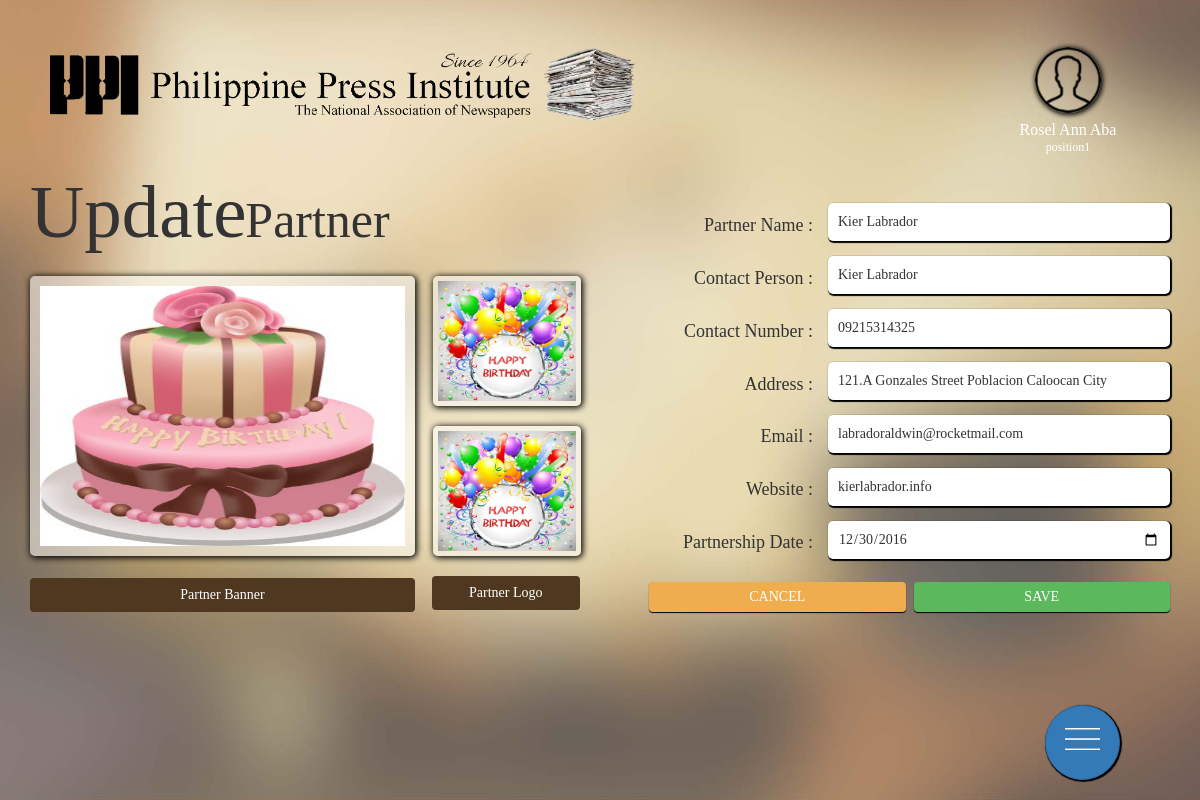
/partnerUpdate.php?id=1 (signed in), run on the app's committed database.
### tables this page shows
CREATE TABLE `tbl_partner` (
  `id` int(11) NOT NULL,
  `partner_name` mediumtext NOT NULL,
  `contact_person` mediumtext NOT NULL,
  `contact_number` varchar(15) NOT NULL,
  `address` mediumtext NOT NULL,
  `email` mediumtext NOT NULL,
  `website` mediumtext NOT NULL,
  `partnership_date` datetime NOT NULL,
  `partner_logo` longtext NOT NULL,
  `partner_banner` longtext NOT NULL,
  `date_added` timestamp NOT NULL DEFAULT CURRENT_TIMESTAMP ON UPDATE CURRENT_TIMESTAMP
);

### partnerUpdate.php (the view, shortened to what this page needs)
<!DOCTYPE html>
<html>
<?php include("connection.php"); ?>
<head>
	<?php include("head.php"); ?>
	<?php include("queries.php"); ?>
</head>
<body class="goldNoBorder">
	<div class="container-fluid">
		<?php header2(); ?>
		<div class="container">
		<form action="" method="POST" enctype="multipart/form-data">
			<div class="leftSide">
				<p>Update <span>Partner</span></p><br>
				<?php
					$sql = "SELECT * FROM tbl_partner WHERE id = '".$_GET['id']."'";
					$query = mysqli_query($connection,$sql);
					$result = mysqli_fetch_assoc($query);
				?>
				<div class="preview">
					<div class="logoBox">
						<img id="partnerLogoImagePreview" class="logoPreview" src="<?php echo $result['partner_logo']; ?>">
						<img id="partnerLogo2ImagePreview" class="logoPreview" src="<?php echo $result['partner_logo']; ?>">
						<span class="btn btn-file two" style="color: white">Partner Logo<input type="file" name="partnerLogoImage" id="uploadImagePartnerLogo" onchange="PreviewImagePartnerLogo();" ></span>
					</div>
                	<img id="partnerBannerImagePreview" class="bannerPreview" src="<?php echo $result['partner_banner']; ?>">
                	<span class="btn btn-file" style="color: white">
                	Partner Banner<input type="file" name="partnerBannerImage" id="uploadImagePartnerBanner"onchange="PreviewImagePartnerBanner();" >
                	</span>
                </div>
			</div>
			<div class="rightSide">
				<div class="fieldName">
					<ul>
						<li>Partner Name :</li>
						<li>Contact Person :</li>
						<li>Contact Number :</li>
						<li>Address :</li>
						<li>Email :</li>
						<li>Website :</li>
						<li>Partnership Date :</li>
					</ul>
				</div>
				<div class="textBoxes">
					<input type="text" name="partner_name" value="<?php echo $result['partner_name']; ?>" required>
					<input type="text" name="contact_person" value="<?php echo $result['contact_person']; ?>" required>
					<input type="text" name="contact_number" value="<?php echo $result['contact_number']; ?>" required>
					<input type="text" name="address" value="<?php echo $result['address']; ?>" required>
					<input type="text" name="email" value="<?php echo $result['email']; ?>" required>
					<input type="text" name="website" value="<?php echo $result['website']; ?>" required>
					<input type="date" name="partnership_date" value="<?php echo date_format((date_create($result['partnership_date'])),'Y-m-d'); ?>" style="width: 100%" required>
				</div>
				<div class="cmsButtons">
					<button type="submit" class="btn-success" name="updatePartner">SAVE</button>
					<button type="button" class="btn-warning" onclick="location.href='partners.php'">CANCEL</button>
				</div>
			</div>
		</form>
		</div>
	</div>
	<?php floatButtonsPartnersManager() ?>
</body>
</html>

### head.php (shortened to what this page needs)
<link rel="stylesheet" type="text/css" href="css/stylesheet.css">
<link rel="stylesheet" type="text/css" href="css/bootstrap.min.css">
<?php
	function header2(){
?>
		<div style="float:left">
			<div class="header2">
				<img src="img/PPI Logo2.png" width="100%">
			</div>
			<div class="header">
        <div class="dropdown profile">
  				<img src="<?php adminInfo("photo"); ?>" class="dropdown-toggle" data-toggle="dropdown">
        </div>
				<p style="font-size: 16px"><?php adminInfo("full_name") ?></p>
				<p><?php adminInfo("position"); ?></p>
			</div>
		</div>
<?php
	}
?>
<?php
	function floatButtonsPartnersManager(){
?>
    <div class="mini">
      <div class="btn-group">
        <a href="javascript:void(0)" class="btn btn-primary btn-fab" id="main">
          	<img src = "img/Menu.png">
        </a>
      </div>
    </div>
<?php
	}
?>

### queries.php (shortened to what this page needs)
<?php
	function adminInfo($detail){
		include("connection.php");
		$sql= "SELECT * FROM tbl_admin WHERE id = '".$_SESSION['id']."'";
			$query = mysqli_query($connection, $sql);
			$result = mysqli_fetch_assoc($query);
			$photo = $result['photo'];
			$username = $result['username'];
			$last_name = $result['last_name'];
			$first_name = $result['first_name'];
			$full_name = $first_name.' '.$last_name;
			$position = $result['position'];
			$admin_type = $result['admin_type'];
			if($detail=="photo"){
				echo $photo;
			}else if($detail=="username"){
				echo $username;
			}else if($detail=="position"){
				echo $position;
			}else if($detail=="last_name"){
				echo $last_name;
			}else if($detail=="first_name"){
				echo $first_name;
			}else if($detail=="full_name"){
				echo $full_name;
			}else if($detail=="admin_type"){
				echo $admin_type;
			}
	}
?>

### css/stylesheet.css (style rules this page uses)
* { font-family: Century Gothic; }
body.goldNoBorder { background-image: url(../img/PPI_BackgroundNoBorder.jpg); background-size: 100% 100%; background-repeat: no-repeat; background-attachment: fixed; }
.header { float: right; width: 20%; margin-top: 4%; }
.header p { text-align: center; line-height: 20%; margin-top: 15px; font-family: Century Gothic; font-size: 12px; color: white; }
.profile { width: 66px; height: 66px; border-radius: 50%; background-color: transparent; margin: 0 auto; box-shadow: 1px 1px 5px 1px black; }
.profile img { border-radius: 50%; width: 66px; height: 66px; float: left; }
.header2 { width: 50%; float: left; margin-top: 4%; margin-left: 3%; }
.btn-group .btn-fab { position: fixed !important; right: 20px; }
#main { bottom: 20px; border-radius: 50%; height: 75px; width: 75px; margin-right: 5%; box-shadow: 1px 1px 1px 1px black; }
.mini img { width: 70%; margin-top: 10px; filter: brightness(0) invert(1); }
.leftSide { width: 50%; height: 100px; float: left; padding-right: 20px; }
.leftSide p { float: left; font-size: 75px; font-family: AardvarkBold; }
.leftSide p span { font-size: 50px; margin-left: -20px; }
.preview { width: 100%; float: left; }
.bannerPreview { width: 70%; height: 280px; float: left; border-radius: 5px; margin-bottom: 4%; background-color: rgba(255,255,255,0.5); box-shadow: 1px 1px 6px 1px black; padding: 10px; }
.logoPreview { width: 100%; height: 130px; margin-left: 1%; border-radius: 5px; background-color: rgba(255,255,255,0.5); box-shadow: 1px 1px 6px 1px black; float: left; margin-bottom: 20px; padding: 5px; }
.logoBox { width: 27%; float: right; }
.btn-file { position: relative; overflow: hidden; width: 70%; background-color: #4E381F; color: white; }
.two { width: 100%; }
.rightSide { width: 50%; height: 100px; float: left; padding-top: 45px; }
.fieldName { width: 40%; float: left; padding-right: 15px; }
.fieldName ul li { list-style: none; text-decoration: none; text-align: right; margin-top: 10px; margin-bottom: 27px; font-size: 18px; font-family: Century Gothic; }
.textBoxes { width: 60%; float: left; }
.textBoxes input[type="text"] { width: 100%; border-radius: 5px; border: none; margin-bottom: 15px; height: 38px; padding: 0px 10px; box-shadow: 1px 1px 1px 1px black; float: left; }
.cmsButtons { width: 100%; float: left; }
.cmsButtons button { width: 45%; float: right; margin-left: 8px; border-radius: 4px; border: none; height: 30px; box-shadow: 0px 1px 1px 0px black; }
.textBoxes input[type="text"] { width: 100%; border-radius: 5px; border: none; margin-bottom: 15px; height: 38px; padding: 0px 10px; box-shadow: 1px 1px 1px 1px black; }
.textBoxes input[type="date"] { width: 47%; border-radius: 5px; border: none; margin-bottom: 15px; height: 38px; padding: 0px 10px; box-shadow: 1px 1px 1px 1px black; }

### data on the page
tbl_partner: partner_logo (picture), partner_banner (picture), partner_name "Kier Labrador", contact_person "Kier Labrador", contact_number "09215314325", address "121.A Gonzales Street Poblacion Caloocan City", email "labradoraldwin@rocketmail.com", website "kierlabrador.info", partnership_date "12/30/2016"

### other printed values
$full_name "Rosel Ann Aba"
$position "position1"
